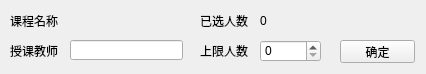
<?xml version="1.0" encoding="UTF-8"?>
<ui version="4.0">
 <class>ModifyCourseWidget</class>
 <widget class="QWidget" name="ModifyCourseWidget">
  <property name="geometry">
   <rect>
    <x>0</x>
    <y>0</y>
    <width>426</width>
    <height>74</height>
   </rect>
  </property>
  <property name="minimumSize">
   <size>
    <width>426</width>
    <height>74</height>
   </size>
  </property>
  <property name="maximumSize">
   <size>
    <width>426</width>
    <height>74</height>
   </size>
  </property>
  <property name="windowTitle">
   <string>修改课程</string>
  </property>
  <widget class="QLabel" name="labelName">
   <property name="geometry">
    <rect>
     <x>10</x>
     <y>10</y>
     <width>171</width>
     <height>21</height>
    </rect>
   </property>
   <property name="text">
    <string>课程名称</string>
   </property>
  </widget>
  <widget class="QLabel" name="labelTeacher">
   <property name="geometry">
    <rect>
     <x>10</x>
     <y>40</y>
     <width>54</width>
     <height>21</height>
    </rect>
   </property>
   <property name="text">
    <string>授课教师</string>
   </property>
  </widget>
  <widget class="QLabel" name="labelCap">
   <property name="geometry">
    <rect>
     <x>200</x>
     <y>40</y>
     <width>54</width>
     <height>21</height>
    </rect>
   </property>
   <property name="text">
    <string>上限人数</string>
   </property>
  </widget>
  <widget class="QLineEdit" name="lineTeacher">
   <property name="geometry">
    <rect>
     <x>70</x>
     <y>40</y>
     <width>113</width>
     <height>20</height>
    </rect>
   </property>
  </widget>
  <widget class="QSpinBox" name="sbCap">
   <property name="geometry">
    <rect>
     <x>260</x>
     <y>40</y>
     <width>61</width>
     <height>22</height>
    </rect>
   </property>
   <property name="maximum">
    <number>1000</number>
   </property>
  </widget>
  <widget class="QLabel" name="labelCntInfo">
   <property name="geometry">
    <rect>
     <x>200</x>
     <y>10</y>
     <width>54</width>
     <height>21</height>
    </rect>
   </property>
   <property name="text">
    <string>已选人数</string>
   </property>
  </widget>
  <widget class="QLabel" name="labelCnt">
   <property name="geometry">
    <rect>
     <x>260</x>
     <y>10</y>
     <width>54</width>
     <height>21</height>
    </rect>
   </property>
   <property name="text">
    <string>0</string>
   </property>
  </widget>
  <widget class="QPushButton" name="btnConfirm">
   <property name="geometry">
    <rect>
     <x>340</x>
     <y>40</y>
     <width>75</width>
     <height>23</height>
    </rect>
   </property>
   <property name="text">
    <string>确定</string>
   </property>
  </widget>
  <widget class="QLabel" name="labelWarning">
   <property name="geometry">
    <rect>
     <x>300</x>
     <y>10</y>
     <width>121</width>
     <height>21</height>
    </rect>
   </property>
   <property name="text">
    <string/>
   </property>
  </widget>
 </widget>
 <layoutdefault spacing="6" margin="11"/>
 <resources/>
 <connections>
  <connection>
   <sender>btnConfirm</sender>
   <signal>clicked()</signal>
   <receiver>ModifyCourseWidget</receiver>
   <slot>confirm()</slot>
   <hints>
    <hint type="sourcelabel">
     <x>361</x>
     <y>50</y>
    </hint>
    <hint type="destinationlabel">
     <x>390</x>
     <y>68</y>
    </hint>
   </hints>
  </connection>
 </connections>
 <slots>
  <slot>confirm()</slot>
 </slots>
</ui>
